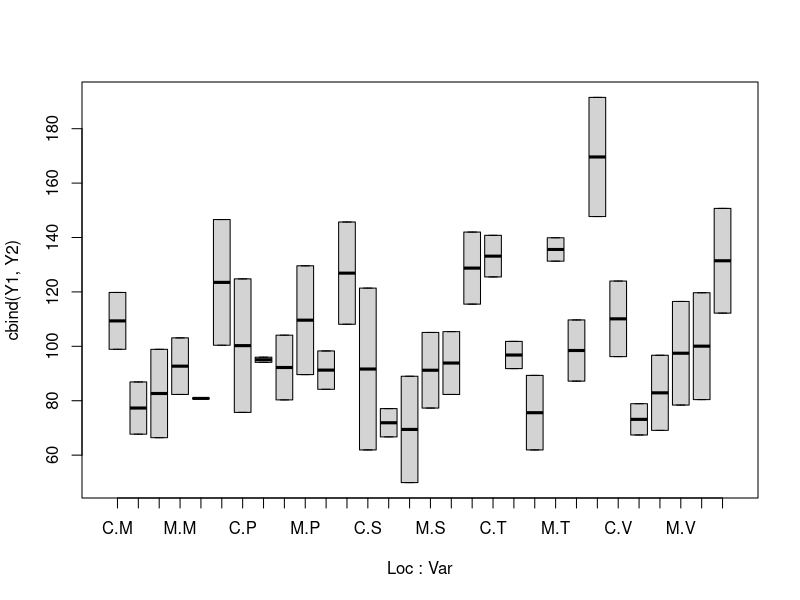
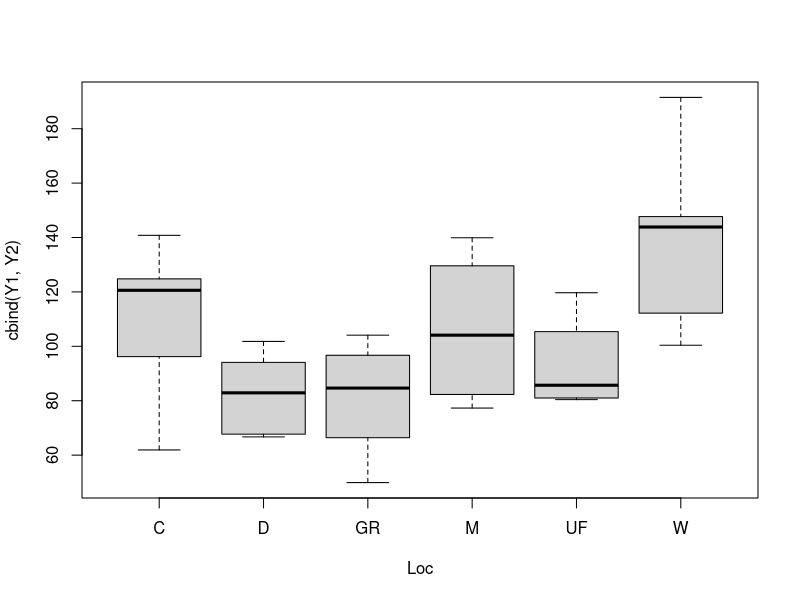

These figures' R source, in order:
## ---- chunk 1
imm<-read.table("immer.dat", header=T, sep="\t")
attach(imm)
## ---- chunk 2
boxplot(cbind(Y1,Y2) ~ Loc + Var)
## ---- chunk 3
imm.aov_LocVar <- aov(cbind(Y1,Y2) ~ Loc + Var, data = imm)
summary(imm.aov_LocVar)
## ---- chunk 4
imm.aov_LocVarM <- aov((Y1+Y2)/2 ~ Var + Loc, data = imm)
summary(imm.aov_LocVarM)
## ---- chunk 5
boxplot(cbind(Y1,Y2) ~ Loc)
## ---- chunk 6
imm.aov_Loc <- aov(cbind(Y1,Y2) ~ Loc, data = imm)
summary(imm.aov_Loc)
## ---- chunk 7
imm.aov_LocM <- aov((Y1+Y2)/2 ~ Loc, data = imm)
summary(imm.aov_LocM)
## ---- chunk 8
detach(imm)

